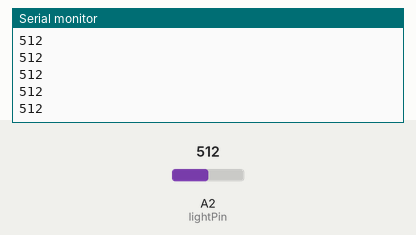
Recording of a sketch running on a simulated Arduino Uno, built with avr-gcc and run on an emulated ATmega328P. On the bench: the last lines printed to the serial monitor. The test bench sets the inputs (shaded band); at power-on: A2 (lightPin) = 512.

Above: at 1.2 s.
1.3 s: A2 (lightPin) set to 716
At 1.31 s:
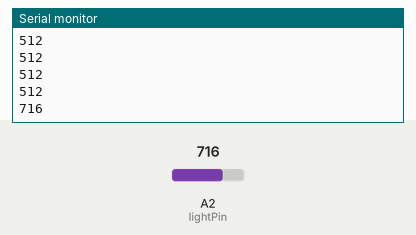
2.8 s: A2 (lightPin) set to 900
At 2.81 s:
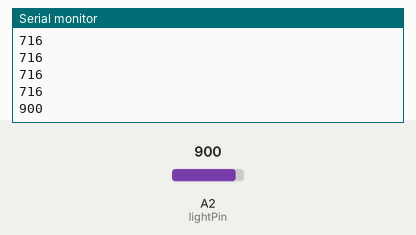
Timing chart, 0 to 5.8 s (numbered marks = the images above; inputs shaded):
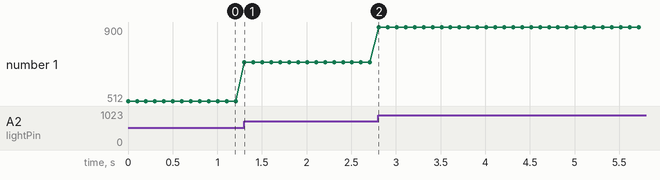

Measured:
- after the input at 1.3 s, the serial monitor: prints a new line at once (image 1)
- after the input at 2.8 s, the serial monitor: prints a new line at once (image 2)
- plotted number 1: 512 → 716 after the input at 1.3 s, 716 → 900 after the input at 2.8 s

The sketch:

ldr.ino
```cpp
//leer valor de la fotoresistencia


int lightPin = A2;
int lightVal;
int dt = 100;
void setup() {
  // put your setup code here, to run once:
  Serial.begin(9600);
  pinMode(lightPin, INPUT);
}

void loop() {
  // put your main code here, to run repeatedly:
  lightVal = analogRead(lightPin);
  Serial.println(lightVal);
  delay(dt);
}
```
